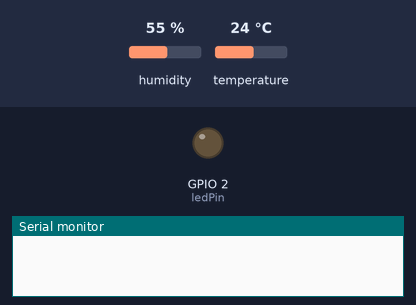
A sketch run on a simulated ESP8266 (NodeMCU). Shown: output pins drawn as LEDs (lit = HIGH), the last lines printed to the serial monitor. The inputs (shaded band) are chosen by the test bench; at power-on: humidity 55 %, temperature 24 °C. WiFi joins after 1.5 s; servers stay silent unless stated; uploads are accepted with an empty reply.

Above: at 0.1 s.
At 3.7 s:
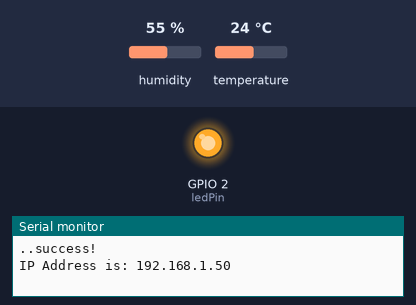
Timing chart, 0 to 5.2 s (numbered marks = the images above):
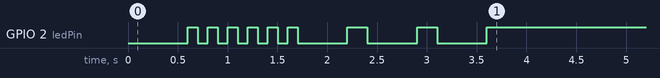

The sketch:

esp8266_tempSensor_PRO.ino
```cpp
/*
 CODE FOR ESP8266 LoLin V3 modul WITH TEMP AND HUMIDITY SENSOR

 NOTES:
 modul has bilt in LED on PIN 2

 SENSOR GY-213V-HTU21D PINS:
 V3.3 - VCC
 G - GND
 D1 - SCL
 D2 - SDA
 */

#include <ESP8266WiFi.h>
#include <ESP8266HTTPClient.h>
#include "Adafruit_Si7021.h"

//-----!!!USER SETTINGS!!!--------
//set modul id
String moduleId = "1";

//set default delay (10min)
int defaultDelay = 600000;

//set WIFI variables
const char* ssid = "Doma Zgoraj";
const char* password = "a1250283";

String server = "http://192.168.0.130:8888/saveData/";
//------------END--------------

//sensor constructor
Adafruit_Si7021 sensor = Adafruit_Si7021();

const int ledPin =  2;

void setup()
{
  //set serial conn and led pin
  Serial.begin(115200);
  pinMode(ledPin, OUTPUT);

  //check SI7021 sensor
  if (!sensor.begin()) {
    Serial.println("Did not find Si7021 sensor!");

    while(true)
    {
      ledBlink(1, 50, 50);
    }
  }

  //connect to WIFI
  WiFi.begin(ssid, password);

  //wait a little to WIFI begin
  delay(500);

  //wait untill WIFI is not connected
  while (WiFi.status() != WL_CONNECTED)
  {
    ledBlink(3, 100, 100);
    Serial.print(".");
  }

  Serial.println("success!");
  Serial.print("IP Address is: ");
  Serial.println(WiFi.localIP());

  //blink for successful wifi conection
  ledBlink(3, 500, 200);
}

void loop() {

  //wait untill WIFI is not connected
  while (WiFi.status() != WL_CONNECTED)
  {
    delay(500);
    Serial.print(".");
  }

  //read sensor
  float temp = sensor.readTemperature();
  float humi = sensor.readHumidity();

  Serial.print("Sensors values -> temp: ");
  Serial.print(temp);
  Serial.print(" humi: ");
  Serial.println(humi);

  long rssi = WiFi.RSSI();

  String httpReq = server+"?id="+moduleId+"&temp="+String(temp, 3)+"&humi="+String(humi, 3)+"&rssi="+String(rssi);
  //String httpReq = server+"?id=1&temp=22.5&humi=65.5&rssi=55";

  String response = sendHttpReq(httpReq);

  if(response == "")
  {
    Serial.println("Server response: Send request... ERROR!");
  }
  else
  {
    Serial.print("Server response: ");
    Serial.println(response);
  }

  delay(defaultDelay);
}

//----------------FUNCTIONS-------------------

String sendHttpReq(String httpReq)
{
    String payload = "";

    HTTPClient http;  //Declare an object of class HTTPClient

    http.begin(httpReq);  //Specify request destination
    int httpCode = http.GET();  //Send the request

    if (httpCode > 0) //Check the returning code
    {
      payload = http.getString();   //Get the request response payload
    }

    http.end();   //Close connection

    return payload;
}

void ledBlink (int numOfBlinks, int lightOn, int lightOff)
{
  for(int i = 0;i<numOfBlinks;i++)
  {
    digitalWrite(ledPin, LOW);
    delay(lightOn);
    digitalWrite(ledPin, HIGH);
    delay(lightOff);
  }
}
```
